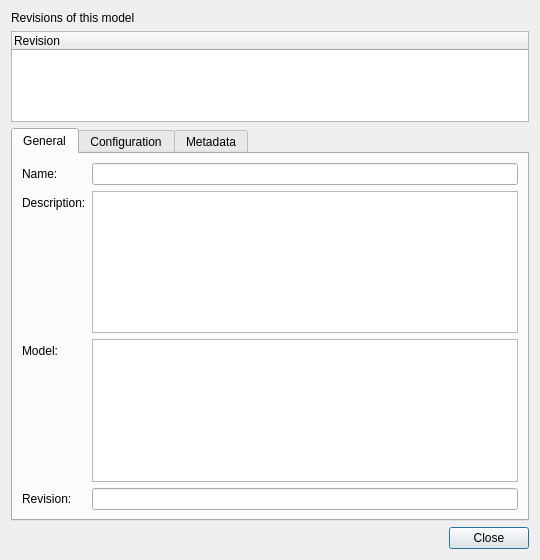
<?xml version="1.0" encoding="UTF-8"?>
<ui version="4.0">
 <class>modelDialog</class>
 <widget class="QDialog" name="modelDialog">
  <property name="geometry">
   <rect>
    <x>0</x>
    <y>0</y>
    <width>540</width>
    <height>560</height>
   </rect>
  </property>
  <property name="minimumSize">
   <size>
    <width>440</width>
    <height>440</height>
   </size>
  </property>
  <property name="windowTitle">
   <string>Model</string>
  </property>
  <layout class="QVBoxLayout" name="verticalLayout">
   <item>
    <widget class="QLabel" name="revisionTreeLabel">
     <property name="text">
      <string>Revisions of this model</string>
     </property>
    </widget>
   </item>
   <item>
    <widget class="QTreeWidget" name="revisionTreeWidget">
     <column>
      <property name="text">
       <string>Revision</string>
      </property>
     </column>
    </widget>
   </item>
   <item>
    <widget class="QTabWidget" name="tabWidget">
     <property name="currentIndex">
      <number>0</number>
     </property>
     <widget class="QWidget" name="generalTab">
      <attribute name="title">
       <string>General</string>
      </attribute>
      <layout class="QFormLayout" name="formLayout">
       <item row="0" column="0">
        <widget class="QLabel" name="label">
         <property name="text">
          <string>Name:</string>
         </property>
        </widget>
       </item>
       <item row="1" column="0">
        <widget class="QLabel" name="label_2">
         <property name="text">
          <string>Description:</string>
         </property>
        </widget>
       </item>
       <item row="3" column="0">
        <widget class="QLabel" name="label_3">
         <property name="text">
          <string>Revision:</string>
         </property>
        </widget>
       </item>
       <item row="0" column="1">
        <widget class="QLineEdit" name="nameLineEdit"/>
       </item>
       <item row="1" column="1">
        <widget class="QTextEdit" name="descriptionTextEdit"/>
       </item>
       <item row="3" column="1">
        <widget class="QLineEdit" name="revisionLineEdit">
         <property name="readOnly">
          <bool>true</bool>
         </property>
        </widget>
       </item>
       <item row="2" column="0">
        <widget class="QLabel" name="label_10">
         <property name="text">
          <string>Model:</string>
         </property>
        </widget>
       </item>
       <item row="2" column="1">
        <widget class="QTextEdit" name="modelTextEdit"/>
       </item>
      </layout>
     </widget>
     <widget class="QWidget" name="configurationTab">
      <attribute name="title">
       <string>Configuration</string>
      </attribute>
      <layout class="QFormLayout" name="formLayout_2">
       <item row="0" column="0">
        <widget class="QLabel" name="label_4">
         <property name="text">
          <string>Base Url:</string>
         </property>
        </widget>
       </item>
       <item row="1" column="0">
        <widget class="QLabel" name="label_5">
         <property name="text">
          <string>Configuration:</string>
         </property>
        </widget>
       </item>
       <item row="0" column="1">
        <widget class="QLineEdit" name="baseUrlLineEdit"/>
       </item>
       <item row="1" column="1">
        <widget class="QTextEdit" name="configurationTextEdit"/>
       </item>
       <item row="2" column="0">
        <widget class="QLabel" name="label_9">
         <property name="text">
          <string>Backend:</string>
         </property>
        </widget>
       </item>
       <item row="2" column="1">
        <widget class="QTextEdit" name="backendTextEdit"/>
       </item>
      </layout>
     </widget>
     <widget class="QWidget" name="metadataTab">
      <attribute name="title">
       <string>Metadata</string>
      </attribute>
      <layout class="QFormLayout" name="formLayout_3">
       <item row="0" column="0">
        <widget class="QLabel" name="label_6">
         <property name="text">
          <string>Creation Date:</string>
         </property>
        </widget>
       </item>
       <item row="2" column="0">
        <widget class="QLabel" name="label_7">
         <property name="text">
          <string>Delete Date:</string>
         </property>
        </widget>
       </item>
       <item row="1" column="0">
        <widget class="QLabel" name="label_8">
         <property name="text">
          <string>Update Date:</string>
         </property>
        </widget>
       </item>
       <item row="0" column="1">
        <widget class="QDateTimeEdit" name="creationDateTimeEdit">
         <property name="readOnly">
          <bool>true</bool>
         </property>
        </widget>
       </item>
       <item row="1" column="1">
        <widget class="QDateTimeEdit" name="updateDateTimeEdit">
         <property name="readOnly">
          <bool>true</bool>
         </property>
        </widget>
       </item>
       <item row="2" column="1">
        <widget class="QDateTimeEdit" name="deleteDateTimeEdit">
         <property name="readOnly">
          <bool>true</bool>
         </property>
        </widget>
       </item>
      </layout>
     </widget>
    </widget>
   </item>
   <item>
    <widget class="QDialogButtonBox" name="buttonBox">
     <property name="standardButtons">
      <set>QDialogButtonBox::StandardButton::Close</set>
     </property>
    </widget>
   </item>
  </layout>
 </widget>
 <resources/>
 <connections/>
</ui>
